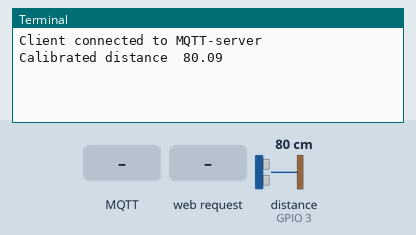
Simulated run of this program. Board: Raspberry Pi (BCM pin numbers). Parts: the last lines printed to the terminal. Inputs (shaded band) come from the test bench; at power-on: distance to the obstacle (sensor on GPIO 3) 80 cm. The echo pulse lasts 58.3 µs per cm; no MQTT or app messages arrive unless stated; the camera gives no picture and a still takes 0.5 s; threads take turns every 2 ms; the clock reads 2024-03-15 10:24:30 at power-on unless the program sets it.

Above: at 3.3 s.
3.4 s: distance to the obstacle (sensor on GPIO 3) set to 120 cm
At 4.8 s:
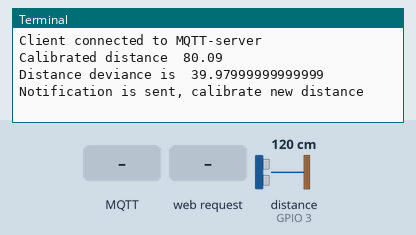
5.6 s: MQTT message "StrtStream" arrives on the first subscribed topic
At 5.9 s:
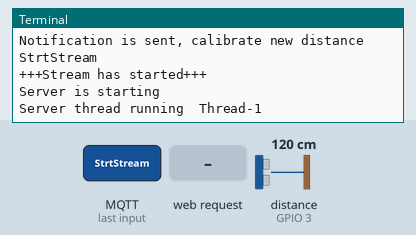
7.1 s: MQTT message "TakePic" arrives on the first subscribed topic
At 8.7 s:
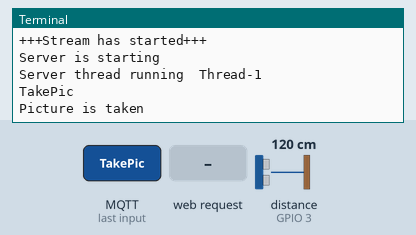
9.1 s: HTTP request for / received
At 9.8 s:
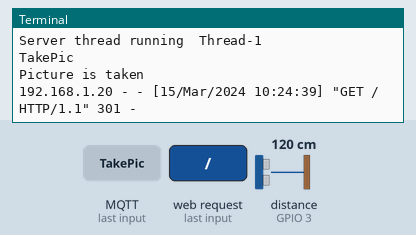
10.6 s: HTTP request for /index.html received
At 10.9 s:
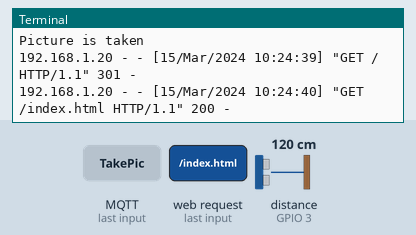
12.1 s: HTTP request for /stream.mjpg received
At 13.3 s:
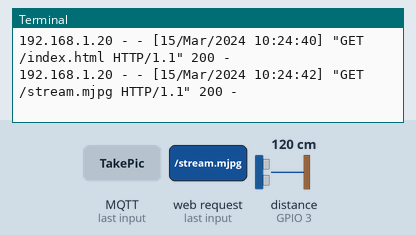

Measured:
- after the input at 3.4 s, the terminal: prints a new line after 0.76 s (image 1)
- after the input at 5.6 s, the terminal: prints a new line at once (image 2)
- after the input at 7.1 s, the terminal: prints a new line at once (image 3)
- after the input at 9.1 s, the terminal: prints a new line at once (image 4)
- after the input at 10.6 s, the terminal: prints a new line at once (image 5)
- after the input at 12.1 s, the terminal: prints a new line at once (image 6)

The program:

HomeSecutiry.py
```python
# Projektkurs 1DT301
#
#
# Owner: Christoffer Roth
# Date: 05-03-2018

from time import sleep, time
from datetime import datetime
import picamera
import RPi.GPIO as GPIO
import paho.mqtt.client as mqtt
import cameraStream as stream
import threading


#Function that subscrubes the mqtt client to topics
def connectionStatus(client, userdata, flags, rc):

    mqttClient.subscribe("rpi/cam")
    mqttClient.subscribe("rpi/pic")
    mqttClient.subscribe("rpi/dist")
    mqttClient.subscribe("rpi/cls")


#Function that get a msg from iphone and does something
def messageDecoder(client,userdata, msg):

    message = msg.payload.decode(encoding='UTF-8')

    if message == "StrtStream":
        print(message)
        cameraStream()

    elif message == "TakePic":
        print(message)
        timestamp = datetime.fromtimestamp(time()).strftime('%-Y%-m%-s-%-H-%-M%-S')

        if serverStreaming():
            camera.wait_recording(1)
            camera.rotation = 180
            camera.capture('/home/pi/Python/HomeSecurityPic/img{}.jpeg'.format(timestamp), use_video_port=True, resize=(1024, 768))

        else:
            camera.rotation = 180
            camera.capture('/home/pi/Python/HomeSecurityPic/img{}.jpeg'.format(timestamp), use_video_port=True, resize=(1024, 768))
        print("Picture is taken")

    elif message == "CloseStream":
        camera.stop_recording()
        server_thread = threading.Thread(target=server.shutdown)
        server_thread.deamon = True
        server_thread.start()
        server_streaming = False
        print(message)

    else:
        print("Not a valid message")

def serverStreaming():
    return server_streaming

#Function that sends a message that the distance have changed to iphone
def sendDistChangeMsg():

    mqttClient.publish("rpi/dist", "DistChanged")
    print("Notification is sent, calibrate new distance")
    sleep(10)
    calibDistance = calibratedDistance()
    print("Calibrated distance ", calibDistance)


#Function that starts the streamserver and streams the video
def cameraStream():

        camera.rotation = 180
        camera.start_recording(stream.output, format='mjpeg')
        print("+++Stream has started+++")
        #try:
        server_thread = threading.Thread(target=server.serve_forever)
        server_thread.deamon = True
        print("Server is starting")
        server_thread.start()
        server_streaming = True
        print("Server thread running ", server_thread.name)


#Function that activates the sensor and takes its distance
def distSensor():

    GPIO.setmode(GPIO.BCM)
    GPIO.setwarnings(False)

    ECHO = 3
    TRIG = 2

    GPIO.setup(TRIG, GPIO.OUT)
    GPIO.setup(ECHO, GPIO.IN)

    GPIO.output(TRIG, False)
    sleep(2)

    GPIO.output(TRIG, True)
    sleep(0.00001)
    GPIO.output(TRIG, False)

    while GPIO.input(ECHO)==0:
        pulse_start = time()

    while GPIO.input(ECHO)==1:
        pulse_end = time()

    pulse_duration = pulse_end - pulse_start

    distance = pulse_duration * 17150

    distance = round(distance, 2)

    GPIO.cleanup()

    return distance


#Function that checks if the distance of the sensor has change
def isDistanceChanged(calibDist):

    currentDist = distSensor()
    print("Distance deviance is " , currentDist - calibDist)
    if (currentDist - calibDist) > 10:
        return True
    else:
        return False


#Calibrate a new distance
def calibratedDistance():

    newDistance = distSensor()

    return newDistance


###########################
#                         #
# SETUP AND MAIN FUNCTION #
#                         #
###########################


#Setup for the mqtt-client
mqttClientName = "RPI3B"
serverAddress = "192.168.0.104"
mqttClient = mqtt.Client(mqttClientName)

mqttClient.on_connect = connectionStatus
mqttClient.on_message = messageDecoder

mqttClient.connect(serverAddress)
print("Client connected to MQTT-server")
mqttClient.loop_start()

#Setup for video stream server
stream.output = stream.StreamingOutput()
address = ('', 8090)
server = stream.StreamingServer(address, stream.StreamingHandler)
server_streaming = False

#Camera setup
camera = picamera.PiCamera(resolution='320x240', framerate=24)


calibDistance = calibratedDistance()


#main function that will run all the time
def main():

    print("Calibrated distance ", calibDistance)

    while True:

        if isDistanceChanged(calibDistance):
                sendDistChangeMsg()


if __name__ == '__main__':
    main()
```

cameraStream.py
```python
# Projektkurs 1DT301
#
#   DISCLAIMER: This code is not my own!
#
#   I'm using this code to help me set up a MPEG-stream from the camera on the
#   Raspberry and stream it to my IOS application.
#
# Owner: -
# Date: 05-03-2018

import picamera
import socketserver
from threading import Condition
from http import server
import logging
import io


PAGE="""\
<html>
<head>
<title>picamera MJPEG streaming demo</title>
</head>
<body>
<h1>PiCamera MJPEG Streaming Demo</h1>
<img src="stream.mjpg" width="640" height="480" />
</body>
</html>
"""


class StreamingOutput(object):
    def __init__(self):
        self.frame = None
        self.buffer = io.BytesIO()
        self.condition = Condition()

    def write(self, buf):
        if buf.startswith(b'\xff\xd8'):
            # New frame, copy the existing buffer's content and notify all
            # clients it's available
            self.buffer.truncate()
            with self.condition:
                self.frame = self.buffer.getvalue()
                self.condition.notify_all()
            self.buffer.seek(0)
        return self.buffer.write(buf)

class StreamingHandler(server.BaseHTTPRequestHandler):
    def do_GET(self):
        if self.path == '/':
            self.send_response(301)
            self.send_header('Location', '/index.html')
            self.end_headers()
        elif self.path == '/index.html':
            content = PAGE.encode('utf-8')
            self.send_response(200)
            self.send_header('Content-Type', 'text/html')
            self.send_header('Content-Length', len(content))
            self.end_headers()
            self.wfile.write(content)
        elif self.path == '/stream.mjpg':
            self.send_response(200)
            self.send_header('Age', 0)
            self.send_header('Cache-Control', 'no-cache, private')
            self.send_header('Pragma', 'no-cache')
            self.send_header('Content-Type', 'multipart/x-mixed-replace; boundary=FRAME')
            self.end_headers()
            try:
                while True:
                    with output.condition:
                        output.condition.wait()
                        frame = output.frame
                    self.wfile.write(b'--FRAME\r\n')
                    self.send_header('Content-Type', 'image/jpeg')
                    self.send_header('Content-Length', len(frame))
                    self.end_headers()
                    self.wfile.write(frame)
                    self.wfile.write(b'\r\n')
            except Exception as e:
                logging.warning(
                    'Removed streaming client %s: %s',
                    self.client_address, str(e))


        else:
            self.send_error(404)
            self.end_headers()

class StreamingServer(socketserver.ThreadingMixIn, server.HTTPServer):
    allow_reuse_address = True
    daemon_threads = True


#def startingStream():
#
 #   with picamera.PiCamera(resolution='320x240', framerate=24) as camera:
  #      output = StreamingOutput()
   #     camera.start_recording(output, format='mjpeg')
    #    try:
     #       address = ('', 8090)
      #      server = StreamingServer(address, StreamingHandler)
       #     server.serve_forever()
        #finally:
        #    camera.stop_recording()


#def shudownStream():

 #   server.socket.close()
```
